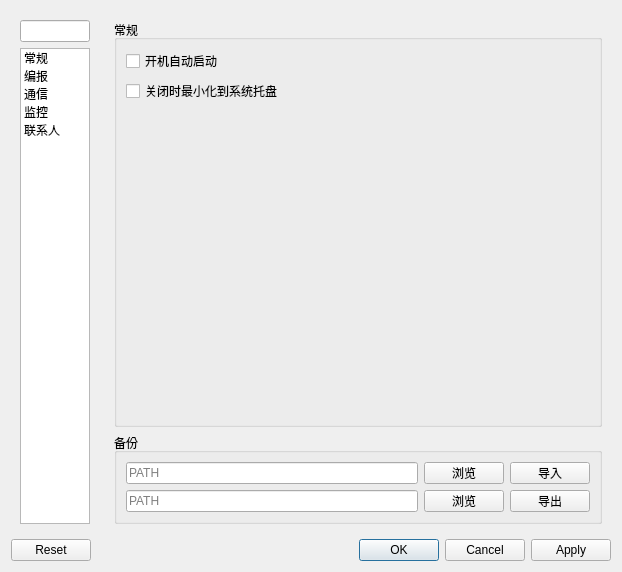
<?xml version="1.0" encoding="UTF-8"?>
<ui version="4.0">
 <class>Dialog</class>
 <widget class="QDialog" name="Dialog">
  <property name="geometry">
   <rect>
    <x>0</x>
    <y>0</y>
    <width>622</width>
    <height>489</height>
   </rect>
  </property>
  <property name="acceptDrops">
   <bool>true</bool>
  </property>
  <property name="windowTitle">
   <string>设置</string>
  </property>
  <layout class="QVBoxLayout" name="verticalLayout">
   <item>
    <layout class="QHBoxLayout" name="main">
     <item>
      <widget class="QWidget" name="left_side" native="true">
       <property name="maximumSize">
        <size>
         <width>120</width>
         <height>16777215</height>
        </size>
       </property>
       <layout class="QVBoxLayout" name="leftbox">
        <item>
         <widget class="QLineEdit" name="search"/>
        </item>
        <item>
         <widget class="QListWidget" name="menu">
          <item>
           <property name="text">
            <string>常规</string>
           </property>
          </item>
          <item>
           <property name="text">
            <string>编报</string>
           </property>
          </item>
          <item>
           <property name="text">
            <string>通信</string>
           </property>
          </item>
          <item>
           <property name="text">
            <string>监控</string>
           </property>
          </item>
          <item>
           <property name="text">
            <string>联系人</string>
           </property>
          </item>
         </widget>
        </item>
       </layout>
      </widget>
     </item>
     <item>
      <widget class="QStackedWidget" name="stacked">
       <property name="frameShadow">
        <enum>QFrame::Plain</enum>
       </property>
       <property name="currentIndex">
        <number>0</number>
       </property>
       <widget class="QWidget" name="convention_page">
        <layout class="QVBoxLayout" name="verticalLayout_6">
         <property name="sizeConstraint">
          <enum>QLayout::SetDefaultConstraint</enum>
         </property>
         <item>
          <widget class="QGroupBox" name="convention_group">
           <property name="title">
            <string>常规</string>
           </property>
           <layout class="QFormLayout" name="formLayout_8">
            <item row="0" column="0">
             <widget class="QCheckBox" name="run_on_start">
              <property name="text">
               <string>开机自动启动</string>
              </property>
             </widget>
            </item>
            <item row="1" column="0">
             <widget class="QCheckBox" name="close_to_minimize">
              <property name="text">
               <string>关闭时最小化到系统托盘</string>
              </property>
             </widget>
            </item>
           </layout>
          </widget>
         </item>
         <item>
          <widget class="QGroupBox" name="backup_group">
           <property name="title">
            <string>备份</string>
           </property>
           <layout class="QGridLayout" name="gridLayout_5">
            <property name="sizeConstraint">
             <enum>QLayout::SetMaximumSize</enum>
            </property>
            <item row="0" column="0">
             <widget class="QLineEdit" name="import_path">
              <property name="placeholderText">
               <string>PATH</string>
              </property>
             </widget>
            </item>
            <item row="1" column="2">
             <widget class="QPushButton" name="export_button">
              <property name="text">
               <string>导出</string>
              </property>
             </widget>
            </item>
            <item row="0" column="2">
             <widget class="QPushButton" name="import_button">
              <property name="text">
               <string>导入</string>
              </property>
             </widget>
            </item>
            <item row="0" column="1">
             <widget class="QPushButton" name="import_explore">
              <property name="text">
               <string>浏览</string>
              </property>
             </widget>
            </item>
            <item row="1" column="1">
             <widget class="QPushButton" name="export_explore">
              <property name="text">
               <string>浏览</string>
              </property>
             </widget>
            </item>
            <item row="1" column="0">
             <widget class="QLineEdit" name="export_path">
              <property name="placeholderText">
               <string>PATH</string>
              </property>
             </widget>
            </item>
           </layout>
          </widget>
         </item>
        </layout>
       </widget>
       <widget class="QWidget" name="message_page">
        <layout class="QVBoxLayout" name="verticalLayout_2">
         <item>
          <widget class="QGroupBox" name="prefix_group">
           <property name="title">
            <string>前缀</string>
           </property>
           <layout class="QFormLayout" name="formLayout">
            <item row="0" column="0">
             <widget class="QLabel" name="icao_label">
              <property name="text">
               <string>机场代码</string>
              </property>
             </widget>
            </item>
            <item row="0" column="1">
             <widget class="QLineEdit" name="icao">
              <property name="placeholderText">
               <string>ZJHK</string>
              </property>
             </widget>
            </item>
            <item row="1" column="0">
             <widget class="QLabel" name="intelligence_label">
              <property name="text">
               <string>气象情报</string>
              </property>
             </widget>
            </item>
            <item row="1" column="1">
             <widget class="QLineEdit" name="intelligence">
              <property name="placeholderText">
               <string>CI35</string>
              </property>
             </widget>
            </item>
            <item row="2" column="0">
             <widget class="QLabel" name="fir_label">
              <property name="text">
               <string>监视台责任区</string>
              </property>
             </widget>
            </item>
            <item row="2" column="1">
             <widget class="QLineEdit" name="fir">
              <property name="placeholderText">
               <string>ZJSA SANYA FIR</string>
              </property>
             </widget>
            </item>
            <item row="3" column="0">
             <widget class="QLabel" name="trend_sign_label">
              <property name="text">
               <string>趋势识别码</string>
              </property>
             </widget>
            </item>
            <item row="3" column="1">
             <widget class="QLineEdit" name="trend_sign">
              <property name="placeholderText">
               <string>TREND</string>
              </property>
             </widget>
            </item>
           </layout>
          </widget>
         </item>
         <item>
          <widget class="QGroupBox" name="weather_group">
           <property name="title">
            <string>天气现象备案</string>
           </property>
           <layout class="QGridLayout" name="gridLayout">
            <item row="0" column="0">
             <layout class="QHBoxLayout" name="add_wx1_layout">
              <item>
               <widget class="QLineEdit" name="weather1">
                <property name="text">
                 <string/>
                </property>
                <property name="placeholderText">
                 <string>无强度变化的天气现象</string>
                </property>
               </widget>
              </item>
              <item>
               <widget class="QPushButton" name="add_weather1_button">
                <property name="maximumSize">
                 <size>
                  <width>25</width>
                  <height>16777215</height>
                 </size>
                </property>
                <property name="text">
                 <string>+</string>
                </property>
               </widget>
              </item>
              <item>
               <widget class="QPushButton" name="del_weather1_button">
                <property name="maximumSize">
                 <size>
                  <width>25</width>
                  <height>16777215</height>
                 </size>
                </property>
                <property name="text">
                 <string>—</string>
                </property>
               </widget>
              </item>
             </layout>
            </item>
            <item row="0" column="1">
             <layout class="QHBoxLayout" name="add_wx2_layout">
              <item>
               <widget class="QLineEdit" name="weather2">
                <property name="placeholderText">
                 <string>有强度变化的天气现象</string>
                </property>
               </widget>
              </item>
              <item>
               <widget class="QPushButton" name="add_weather2_button">
                <property name="maximumSize">
                 <size>
                  <width>25</width>
                  <height>16777215</height>
                 </size>
                </property>
                <property name="text">
                 <string>+</string>
                </property>
               </widget>
              </item>
              <item>
               <widget class="QPushButton" name="del_weather2_button">
                <property name="maximumSize">
                 <size>
                  <width>25</width>
                  <height>16777215</height>
                 </size>
                </property>
                <property name="text">
                 <string>—</string>
                </property>
               </widget>
              </item>
             </layout>
            </item>
            <item row="1" column="0">
             <widget class="QListWidget" name="weather1_list">
              <property name="dragDropMode">
               <enum>QAbstractItemView::InternalMove</enum>
              </property>
             </widget>
            </item>
            <item row="1" column="1">
             <widget class="QListWidget" name="weather2_list">
              <property name="dragDropMode">
               <enum>QAbstractItemView::InternalMove</enum>
              </property>
             </widget>
            </item>
           </layout>
          </widget>
         </item>
        </layout>
       </widget>
       <widget class="QWidget" name="communication_page">
        <layout class="QVBoxLayout" name="verticalLayout_4">
         <item>
          <layout class="QHBoxLayout" name="top_layout">
           <item>
            <widget class="QGroupBox" name="serial_group">
             <property name="title">
              <string>串口参数</string>
             </property>
             <layout class="QFormLayout" name="formLayout_3">
              <item row="0" column="0">
               <widget class="QLabel" name="port_label">
                <property name="text">
                 <string>端口</string>
                </property>
               </widget>
              </item>
              <item row="0" column="1">
               <widget class="QLineEdit" name="port">
                <property name="placeholderText">
                 <string>COM1</string>
                </property>
               </widget>
              </item>
              <item row="1" column="0">
               <widget class="QLabel" name="baudrate_label">
                <property name="text">
                 <string>波特率</string>
                </property>
               </widget>
              </item>
              <item row="1" column="1">
               <widget class="QLineEdit" name="baudrate">
                <property name="placeholderText">
                 <string>9600</string>
                </property>
               </widget>
              </item>
              <item row="2" column="0">
               <widget class="QLabel" name="parity_label">
                <property name="text">
                 <string>校验位</string>
                </property>
               </widget>
              </item>
              <item row="2" column="1">
               <widget class="QComboBox" name="parity">
                <item>
                 <property name="text">
                  <string>NONE</string>
                 </property>
                </item>
                <item>
                 <property name="text">
                  <string>EVEN</string>
                 </property>
                </item>
                <item>
                 <property name="text">
                  <string>ODD</string>
                 </property>
                </item>
               </widget>
              </item>
              <item row="3" column="0">
               <widget class="QLabel" name="bytesize_label">
                <property name="text">
                 <string>数据位</string>
                </property>
               </widget>
              </item>
              <item row="3" column="1">
               <widget class="QComboBox" name="bytesize">
                <item>
                 <property name="text">
                  <string>5</string>
                 </property>
                </item>
                <item>
                 <property name="text">
                  <string>6</string>
                 </property>
                </item>
                <item>
                 <property name="text">
                  <string>7</string>
                 </property>
                </item>
                <item>
                 <property name="text">
                  <string>8</string>
                 </property>
                </item>
               </widget>
              </item>
              <item row="4" column="0">
               <widget class="QLabel" name="stopbits_label">
                <property name="text">
                 <string>停止位</string>
                </property>
               </widget>
              </item>
              <item row="4" column="1">
               <widget class="QComboBox" name="stopbits">
                <item>
                 <property name="text">
                  <string>1</string>
                 </property>
                </item>
                <item>
                 <property name="text">
                  <string>1.5</string>
                 </property>
                </item>
                <item>
                 <property name="text">
                  <string>2</string>
                 </property>
                </item>
               </widget>
              </item>
             </layout>
            </widget>
           </item>
           <item>
            <widget class="QGroupBox" name="other_group">
             <property name="title">
              <string>其他</string>
             </property>
             <layout class="QFormLayout" name="formLayout_7">
              <item row="0" column="0">
               <widget class="QLabel" name="line_label">
                <property name="text">
                 <string>线路冠字</string>
                </property>
               </widget>
              </item>
              <item row="0" column="1">
               <widget class="QLineEdit" name="line">
                <property name="placeholderText">
                 <string>YMA</string>
                </property>
               </widget>
              </item>
              <item row="1" column="0">
               <widget class="QLabel" name="number_label">
                <property name="text">
                 <string>流水号</string>
                </property>
               </widget>
              </item>
              <item row="1" column="1">
               <widget class="QLineEdit" name="number">
                <property name="placeholderText">
                 <string>1</string>
                </property>
               </widget>
              </item>
              <item row="2" column="1">
               <spacer name="horizontalSpacer_3">
                <property name="orientation">
                 <enum>Qt::Horizontal</enum>
                </property>
                <property name="sizeHint" stdset="0">
                 <size>
                  <width>40</width>
                  <height>20</height>
                 </size>
                </property>
               </spacer>
              </item>
              <item row="3" column="1">
               <widget class="QLineEdit" name="request_addr">
                <property name="placeholderText">
                 <string>ZGGGYZYX</string>
                </property>
               </widget>
              </item>
              <item row="3" column="0">
               <widget class="QLabel" name="request_addr_label">
                <property name="text">
                 <string>请求地址</string>
                </property>
               </widget>
              </item>
              <item row="4" column="1">
               <widget class="QLineEdit" name="user_addr">
                <property name="placeholderText">
                 <string>ZJHKYMYX</string>
                </property>
               </widget>
              </item>
              <item row="4" column="0">
               <widget class="QLabel" name="user_addr_label">
                <property name="text">
                 <string>用户单位</string>
                </property>
               </widget>
              </item>
             </layout>
            </widget>
           </item>
          </layout>
         </item>
         <item>
          <widget class="QGroupBox" name="address_group">
           <property name="title">
            <string>发报地址</string>
           </property>
           <layout class="QVBoxLayout" name="verticalLayout_10">
            <item>
             <widget class="QTabWidget" name="tabWidget">
              <property name="currentIndex">
               <number>0</number>
              </property>
              <widget class="QWidget" name="tab_taf">
               <attribute name="title">
                <string>TAF</string>
               </attribute>
               <layout class="QVBoxLayout" name="verticalLayout_3">
                <item>
                 <widget class="QTextEdit" name="taf">
                  <property name="placeholderText">
                   <string>发报地址请以空格分隔</string>
                  </property>
                 </widget>
                </item>
               </layout>
              </widget>
              <widget class="QWidget" name="tab_sigmet">
               <attribute name="title">
                <string>SIGMET</string>
               </attribute>
               <layout class="QVBoxLayout" name="verticalLayout_7">
                <item>
                 <widget class="QTextEdit" name="sigmet">
                  <property name="placeholderText">
                   <string>发报地址请以空格分隔</string>
                  </property>
                 </widget>
                </item>
               </layout>
              </widget>
              <widget class="QWidget" name="tab_airmet">
               <attribute name="title">
                <string>AIRMET</string>
               </attribute>
               <layout class="QVBoxLayout" name="verticalLayout_8">
                <item>
                 <widget class="QTextEdit" name="airmet">
                  <property name="placeholderText">
                   <string>发报地址请以空格分隔</string>
                  </property>
                 </widget>
                </item>
               </layout>
              </widget>
              <widget class="QWidget" name="tab_trend">
               <attribute name="title">
                <string>TREND</string>
               </attribute>
               <layout class="QVBoxLayout" name="verticalLayout_9">
                <item>
                 <widget class="QTextEdit" name="trend">
                  <property name="placeholderText">
                   <string>发报地址请以空格分隔</string>
                  </property>
                 </widget>
                </item>
               </layout>
              </widget>
             </widget>
            </item>
           </layout>
          </widget>
         </item>
        </layout>
       </widget>
       <widget class="QWidget" name="monitor_page">
        <layout class="QVBoxLayout" name="verticalLayout_5">
         <item>
          <widget class="QGroupBox" name="db_source_group">
           <property name="title">
            <string>监控数据源</string>
           </property>
           <layout class="QFormLayout" name="formLayout_6">
            <item row="0" column="0">
             <widget class="QRadioButton" name="sydb">
              <property name="text">
               <string>三亚区管数据库</string>
              </property>
              <property name="checked">
               <bool>true</bool>
              </property>
             </widget>
            </item>
            <item row="0" column="1">
             <widget class="QLineEdit" name="sydb_url"/>
            </item>
            <item row="1" column="0">
             <widget class="QRadioButton" name="web">
              <property name="text">
               <string>中南综合信息服务系统</string>
              </property>
             </widget>
            </item>
            <item row="1" column="1">
             <widget class="QLineEdit" name="web_url"/>
            </item>
           </layout>
          </widget>
         </item>
         <item>
          <widget class="QGroupBox" name="clock_group">
           <property name="title">
            <string>闹钟和音量</string>
           </property>
           <layout class="QFormLayout" name="formLayout_5">
            <item row="0" column="0">
             <widget class="QCheckBox" name="clock">
              <property name="text">
               <string>启用    </string>
              </property>
             </widget>
            </item>
            <item row="1" column="0">
             <widget class="QLabel" name="clock_time_label">
              <property name="text">
               <string>闹铃时间        </string>
              </property>
             </widget>
            </item>
            <item row="1" column="1">
             <widget class="QLineEdit" name="clock_time">
              <property name="maximumSize">
               <size>
                <width>120</width>
                <height>16777215</height>
               </size>
              </property>
              <property name="placeholderText">
               <string>单位分钟</string>
              </property>
             </widget>
            </item>
            <item row="2" column="0">
             <widget class="QLabel" name="clock_volume_label">
              <property name="text">
               <string>音量</string>
              </property>
             </widget>
            </item>
            <item row="2" column="1">
             <widget class="QSlider" name="clock_volume">
              <property name="orientation">
               <enum>Qt::Horizontal</enum>
              </property>
             </widget>
            </item>
           </layout>
          </widget>
         </item>
         <item>
          <widget class="QGroupBox" name="sound_group">
           <property name="title">
            <string>声音提醒和音量</string>
           </property>
           <layout class="QFormLayout" name="formLayout_2">
            <item row="0" column="0">
             <widget class="QCheckBox" name="warn_taf">
              <property name="text">
               <string>报文迟发</string>
              </property>
             </widget>
            </item>
            <item row="0" column="1">
             <widget class="QSlider" name="warn_taf_volume">
              <property name="orientation">
               <enum>Qt::Horizontal</enum>
              </property>
             </widget>
            </item>
            <item row="1" column="0">
             <widget class="QCheckBox" name="warn_trend">
              <property name="text">
               <string>趋势预报</string>
              </property>
             </widget>
            </item>
            <item row="1" column="1">
             <widget class="QSlider" name="warn_trend_volume">
              <property name="orientation">
               <enum>Qt::Horizontal</enum>
              </property>
             </widget>
            </item>
            <item row="2" column="0">
             <widget class="QCheckBox" name="warn_sigmet">
              <property name="text">
               <string>重要气象情报</string>
              </property>
             </widget>
            </item>
            <item row="2" column="1">
             <widget class="QSlider" name="warn_sigmet_volume">
              <property name="orientation">
               <enum>Qt::Horizontal</enum>
              </property>
             </widget>
            </item>
           </layout>
          </widget>
         </item>
         <item>
          <widget class="QGroupBox" name="phone_group">
           <property name="title">
            <string>电话</string>
           </property>
           <layout class="QFormLayout" name="formLayout_4">
            <item row="0" column="0">
             <widget class="QCheckBox" name="phone_warn_taf">
              <property name="text">
               <string>报文迟发</string>
              </property>
             </widget>
            </item>
            <item row="1" column="0">
             <widget class="QLabel" name="warn_taf_time_label">
              <property name="text">
               <string>提醒时间        </string>
              </property>
             </widget>
            </item>
            <item row="1" column="1">
             <widget class="QLineEdit" name="warn_taf_time">
              <property name="maximumSize">
               <size>
                <width>120</width>
                <height>16777215</height>
               </size>
              </property>
              <property name="placeholderText">
               <string>单位分钟</string>
              </property>
             </widget>
            </item>
            <item row="2" column="0">
             <widget class="QLabel" name="call_service_url_label">
              <property name="text">
               <string>请求地址</string>
              </property>
             </widget>
            </item>
            <item row="2" column="1">
             <widget class="QLineEdit" name="call_service_url">
              <property name="placeholderText">
               <string>URL</string>
              </property>
             </widget>
            </item>
            <item row="3" column="0">
             <widget class="QLabel" name="call_service_auth_label">
              <property name="text">
               <string>认证</string>
              </property>
             </widget>
            </item>
            <item row="3" column="1">
             <widget class="QLineEdit" name="call_service_auth">
              <property name="placeholderText">
               <string>AUTH</string>
              </property>
             </widget>
            </item>
           </layout>
          </widget>
         </item>
        </layout>
       </widget>
       <widget class="QWidget" name="contract_page">
        <layout class="QVBoxLayout" name="verticalLayout_11">
         <item>
          <widget class="QGroupBox" name="contract_group">
           <property name="title">
            <string>联系人</string>
           </property>
           <layout class="QVBoxLayout" name="verticalLayout_12">
            <item>
             <layout class="QHBoxLayout" name="add_person_layout">
              <item>
               <widget class="QLineEdit" name="person_name">
                <property name="text">
                 <string/>
                </property>
                <property name="placeholderText">
                 <string>姓名</string>
                </property>
               </widget>
              </item>
              <item>
               <widget class="QLineEdit" name="person_phone_number">
                <property name="placeholderText">
                 <string>电话</string>
                </property>
               </widget>
              </item>
              <item>
               <widget class="QPushButton" name="add_person_button">
                <property name="maximumSize">
                 <size>
                  <width>25</width>
                  <height>16777215</height>
                 </size>
                </property>
                <property name="text">
                 <string>+</string>
                </property>
               </widget>
              </item>
              <item>
               <widget class="QPushButton" name="del_person_button">
                <property name="maximumSize">
                 <size>
                  <width>25</width>
                  <height>16777215</height>
                 </size>
                </property>
                <property name="text">
                 <string>—</string>
                </property>
               </widget>
              </item>
             </layout>
            </item>
            <item>
             <widget class="QTableWidget" name="contract_table">
              <property name="editTriggers">
               <set>QAbstractItemView::NoEditTriggers</set>
              </property>
              <property name="selectionBehavior">
               <enum>QAbstractItemView::SelectRows</enum>
              </property>
              <attribute name="horizontalHeaderStretchLastSection">
               <bool>true</bool>
              </attribute>
              <column>
               <property name="text">
                <string>姓名</string>
               </property>
              </column>
              <column>
               <property name="text">
                <string>电话</string>
               </property>
              </column>
             </widget>
            </item>
            <item>
             <layout class="QHBoxLayout" name="select_contract_layout">
              <item>
               <widget class="QLabel" name="select_contract_label">
                <property name="text">
                 <string>当前设置告警号码</string>
                </property>
               </widget>
              </item>
              <item>
               <widget class="QComboBox" name="select_contract"/>
              </item>
             </layout>
            </item>
           </layout>
          </widget>
         </item>
        </layout>
       </widget>
      </widget>
     </item>
    </layout>
   </item>
   <item>
    <widget class="QDialogButtonBox" name="button_box">
     <property name="standardButtons">
      <set>QDialogButtonBox::Apply|QDialogButtonBox::Cancel|QDialogButtonBox::Ok|QDialogButtonBox::Reset</set>
     </property>
    </widget>
   </item>
  </layout>
 </widget>
 <tabstops>
  <tabstop>search</tabstop>
  <tabstop>menu</tabstop>
  <tabstop>icao</tabstop>
  <tabstop>intelligence</tabstop>
  <tabstop>fir</tabstop>
  <tabstop>trend_sign</tabstop>
  <tabstop>weather1</tabstop>
  <tabstop>add_weather1_button</tabstop>
  <tabstop>del_weather1_button</tabstop>
  <tabstop>weather1_list</tabstop>
  <tabstop>weather2</tabstop>
  <tabstop>add_weather2_button</tabstop>
  <tabstop>del_weather2_button</tabstop>
  <tabstop>weather2_list</tabstop>
  <tabstop>port</tabstop>
  <tabstop>baudrate</tabstop>
  <tabstop>parity</tabstop>
  <tabstop>bytesize</tabstop>
  <tabstop>stopbits</tabstop>
  <tabstop>line</tabstop>
  <tabstop>number</tabstop>
  <tabstop>request_addr</tabstop>
  <tabstop>user_addr</tabstop>
  <tabstop>tabWidget</tabstop>
  <tabstop>taf</tabstop>
  <tabstop>sigmet</tabstop>
  <tabstop>airmet</tabstop>
  <tabstop>trend</tabstop>
  <tabstop>clock</tabstop>
  <tabstop>clock_time</tabstop>
  <tabstop>clock_volume</tabstop>
  <tabstop>warn_taf</tabstop>
  <tabstop>warn_taf_volume</tabstop>
  <tabstop>warn_trend</tabstop>
  <tabstop>warn_trend_volume</tabstop>
  <tabstop>warn_sigmet</tabstop>
  <tabstop>warn_sigmet_volume</tabstop>
  <tabstop>phone_warn_taf</tabstop>
  <tabstop>warn_taf_time</tabstop>
  <tabstop>run_on_start</tabstop>
  <tabstop>close_to_minimize</tabstop>
  <tabstop>import_path</tabstop>
  <tabstop>import_explore</tabstop>
  <tabstop>import_button</tabstop>
  <tabstop>export_path</tabstop>
  <tabstop>export_explore</tabstop>
  <tabstop>export_button</tabstop>
 </tabstops>
 <resources/>
 <connections>
  <connection>
   <sender>button_box</sender>
   <signal>accepted()</signal>
   <receiver>Dialog</receiver>
   <slot>accept()</slot>
   <hints>
    <hint type="sourcelabel">
     <x>254</x>
     <y>487</y>
    </hint>
    <hint type="destinationlabel">
     <x>157</x>
     <y>274</y>
    </hint>
   </hints>
  </connection>
  <connection>
   <sender>button_box</sender>
   <signal>rejected()</signal>
   <receiver>Dialog</receiver>
   <slot>reject()</slot>
   <hints>
    <hint type="sourcelabel">
     <x>322</x>
     <y>487</y>
    </hint>
    <hint type="destinationlabel">
     <x>286</x>
     <y>274</y>
    </hint>
   </hints>
  </connection>
  <connection>
   <sender>menu</sender>
   <signal>currentRowChanged(int)</signal>
   <receiver>stacked</receiver>
   <slot>setCurrentIndex(int)</slot>
   <hints>
    <hint type="sourcelabel">
     <x>91</x>
     <y>170</y>
    </hint>
    <hint type="destinationlabel">
     <x>145</x>
     <y>124</y>
    </hint>
   </hints>
  </connection>
 </connections>
 <slots>
  <slot>save()</slot>
 </slots>
</ui>
